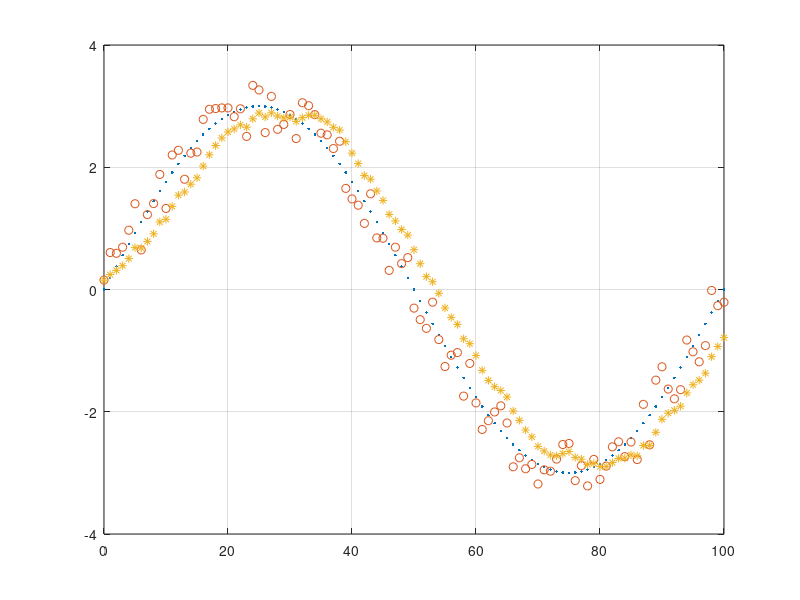
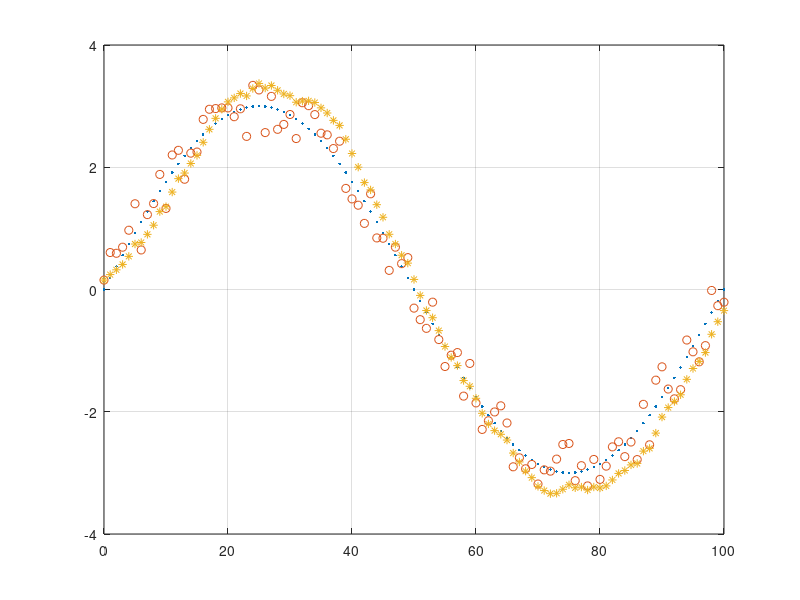

Write the MATLAB code that produced these figures, in order.
t_max = 100;
w = 2 * pi / t_max;

t = [0 : 1 : t_max];
x = 3 * sin(w * t);
v = (rand(1, length(t)) - 0.5);
z = x + v;

alpha = 0.2;
beta = alpha * alpha / (2 - alpha);

x_hat = zeros(1, length(t));

x_hat(1) = z(1);
for k = 2:length(t)
    x_p = x_hat(k-1);
    x_hat(k) = x_p + alpha * (z(k) - x_p);
endfor

figure("name", ["Values, alpha = " num2str(alpha)]);
plot(t, x, ".", t, z, "o", t, x_hat, "*");
set(gca(), "xgrid", "on", "ygrid", "on");

x_hat = zeros(1, length(t));
v_hat = zeros(1, length(t));

x_hat(1) = z(1);
v_hat(1) = 0;
for k = 2:length(t)
    T = t(k) - t(k-1);
    x_p = x_hat(k-1) + v_hat(k-1) * T;
    v_p = v_hat(k-1);
    delta = z(k) - x_p;
    x_hat(k) = x_p + alpha * delta;
    v_hat(k) = v_p + beta * delta / T;
endfor

figure("name", ["Values, alpha = " num2str(alpha) ", beta = " num2str(beta)]);
plot(t, x, ".", t, z, "o", t, x_hat, "*");
set(gca(), "xgrid", "on", "ygrid", "on");
